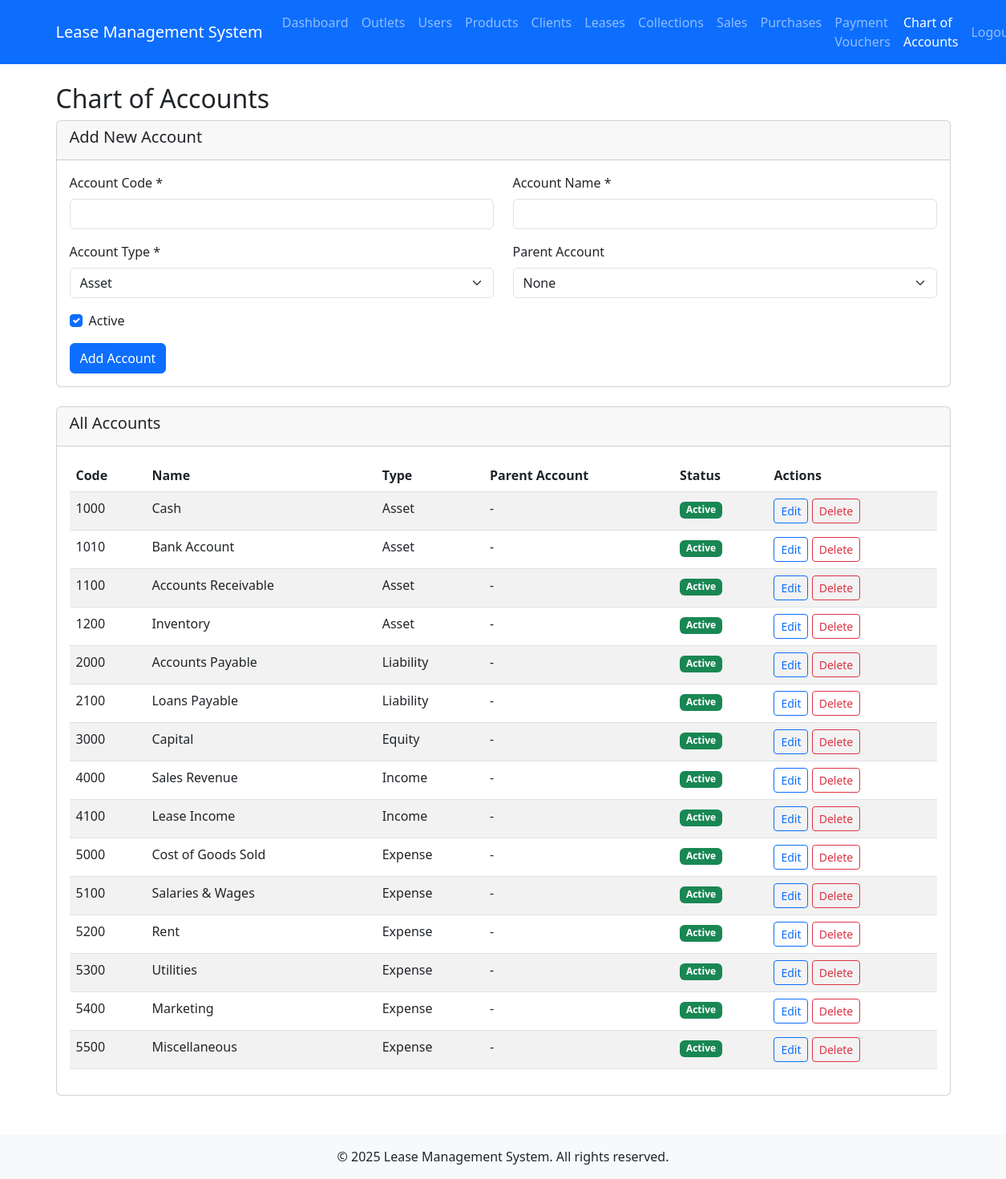
The app's page /chart_of_accounts.php (signed in) with its own data.
### tables this page shows
CREATE TABLE chart_of_accounts (
    id INT AUTO_INCREMENT PRIMARY KEY,
    account_code VARCHAR(20) UNIQUE NOT NULL,
    account_name VARCHAR(100) NOT NULL,
    account_type ENUM('Asset', 'Liability', 'Equity', 'Income', 'Expense') NOT NULL,
    parent_account_id INT NULL,
    is_active BOOLEAN DEFAULT TRUE,
    created_at TIMESTAMP DEFAULT CURRENT_TIMESTAMP,
    updated_at TIMESTAMP DEFAULT CURRENT_TIMESTAMP ON UPDATE CURRENT_TIMESTAMP,
    FOREIGN KEY (parent_account_id) REFERENCES chart_of_accounts(id)
);

### chart_of_accounts.php (the view, shortened to what this page needs)
<?php
$conn = getDBConnection();
$accounts_result = $conn->query("
    SELECT ca.*, parent.account_name as parent_name
    FROM chart_of_accounts ca
    LEFT JOIN chart_of_accounts parent ON ca.parent_account_id = parent.id
    ORDER BY ca.account_code
");
?>
<!DOCTYPE html>
<html lang="en">
<head>
    <link href="https://cdn.jsdelivr.net/npm/bootstrap@5.3.0/dist/css/bootstrap.min.css" rel="stylesheet">
</head>
<body>
    <nav class="navbar navbar-expand-lg navbar-dark bg-primary">
        <div class="container">
            <a class="navbar-brand" href="dashboard.php">Lease Management System</a>
            <div class="collapse navbar-collapse" id="navbarNav">
                <ul class="navbar-nav me-auto">
                    <li class="nav-item">
                        <a class="nav-link" href="dashboard.php">Dashboard</a>
                    </li>
                    <li class="nav-item">
                        <a class="nav-link" href="outlets.php">Outlets</a>
                    </li>
                    <li class="nav-item">
                        <a class="nav-link" href="users.php">Users</a>
                    </li>
                    <li class="nav-item">
                        <a class="nav-link" href="products.php">Products</a>
                    </li>
                    <li class="nav-item">
                        <a class="nav-link" href="clients.php">Clients</a>
                    </li>
                    <li class="nav-item">
                        <a class="nav-link" href="leases.php">Leases</a>
                    </li>
                    <li class="nav-item">
                        <a class="nav-link" href="collections.php">Collections</a>
                    </li>
                    <li class="nav-item">
                        <a class="nav-link" href="sales.php">Sales</a>
                    </li>
                    <li class="nav-item">
                        <a class="nav-link" href="purchases.php">Purchases</a>
                    </li>
                    <li class="nav-item">
                        <a class="nav-link" href="payment_vouchers.php">Payment Vouchers</a>
                    </li>
                    <li class="nav-item">
                        <a class="nav-link active" href="chart_of_accounts.php">Chart of Accounts</a>
                    </li>
                </ul>
                <ul class="navbar-nav">
                    <li class="nav-item">
                        <a class="nav-link" href="logout.php">Logout</a>
                    </li>
                </ul>
            </div>
        </div>
    </nav>
    <div class="container mt-4">
        <div class="row">
            <div class="col-md-12">
                <h2>Chart of Accounts</h2>
                <div class="card mb-4">
                    <div class="card-header">
                        <h5 id="form-title">Add New Account</h5>
                    </div>
                    <div class="card-body">
                        <form method="POST">
                            <div class="row">
                                <div class="col-md-6">
                                    <div class="mb-3">
                                        <label for="account_code" class="form-label">Account Code *</label>
                                        <input type="text" class="form-control" id="account_code" name="account_code" required>
                                    </div>
                                </div>
                                <div class="col-md-6">
                                    <div class="mb-3">
                                        <label for="account_name" class="form-label">Account Name *</label>
                                        <input type="text" class="form-control" id="account_name" name="account_name" required>
                                    </div>
                                </div>
                            </div>
                            <div class="row">
                                <div class="col-md-6">
                                    <div class="mb-3">
                                        <label for="account_type" class="form-label">Account Type *</label>
                                        <select class="form-select" id="account_type" name="account_type" required>
                                            <option value="Asset">Asset</option>
                                        </select>
                                    </div>
                                </div>
                                <div class="col-md-6">
                                    <div class="mb-3">
                                        <label for="parent_account_id" class="form-label">Parent Account</label>
                                        <select class="form-select" id="parent_account_id" name="parent_account_id">
                                            <option value="">None</option>
                                        </select>
                                    </div>
                                </div>
                            </div>
                            <div class="mb-3 form-check">
                                <input type="checkbox" class="form-check-input" id="is_active" name="is_active" checked>
                                <label class="form-check-label" for="is_active">Active</label>
                            </div>
                            <button type="submit" name="add_account" class="btn btn-primary" id="submit-btn">Add Account</button>
                        </form>
                    </div>
                </div>
                <div class="card">
                    <div class="card-header">
                        <h5>All Accounts</h5>
                    </div>
                    <div class="card-body">
                        <div class="table-responsive">
                            <table class="table table-striped">
                                <thead>
                                    <tr>
                                        <th>Code</th>
                                        <th>Name</th>
                                        <th>Type</th>
                                        <th>Parent Account</th>
                                        <th>Status</th>
                                        <th>Actions</th>
                                    </tr>
                                </thead>
                                <tbody>
                                    <?php if ($accounts_result && $accounts_result->num_rows > 0): ?>
                                        <?php while ($account = $accounts_result->fetch_assoc()): ?>
                                            <tr>
                                                <td><?php echo htmlspecialchars($account['account_code']); ?></td>
                                                <td><?php echo htmlspecialchars($account['account_name']); ?></td>
                                                <td><?php echo htmlspecialchars($account['account_type']); ?></td>
                                                <td><?php echo $account['parent_name'] ? htmlspecialchars($account['parent_name']) : '-'; ?></td>
                                                <td>
                                                    <?php if ($account['is_active']): ?>
                                                        <span class="badge bg-success">Active</span>
                                                    <?php else: ?>
                                                        <span class="badge bg-secondary">Inactive</span>
                                                    <?php endif; ?>
                                                </td>
                                                <td>
                                                    <button class="btn btn-sm btn-outline-primary edit-btn"
                                                            data-id="<?php echo $account['id']; ?>"
                                                            data-account_code="<?php echo htmlspecialchars($account['account_code']); ?>"
                                                            data-account_name="<?php echo htmlspecialchars($account['account_name']); ?>"
                                                            data-account_type="<?php echo htmlspecialchars($account['account_type']); ?>"
                                                            data-parent_account_id="<?php echo htmlspecialchars($account['parent_account_id'] ?? ''); ?>"
                                                            data-is_active="<?php echo $account['is_active']; ?>">
                                                        Edit
                                                    </button>
                                                    <button class="btn btn-sm btn-outline-danger delete-btn"
                                                            data-id="<?php echo $account['id']; ?>"
                                                            data-name="<?php echo htmlspecialchars($account['account_name']); ?>">
                                                        Delete
                                                    </button>
                                                </td>
                                            </tr>
                                        <?php endwhile; ?>
                                    <?php else: ?>
                                        <tr>
                                            <td colspan="6" class="text-center">No accounts found.</td>
                                        </tr>
                                    <?php endif; ?>
                                </tbody>
                            </table>
                        </div>
                    </div>
                </div>
            </div>
        </div>
    </div>
    <footer class="bg-light text-center py-3 mt-5">
        <div class="container">
            <p class="mb-0">&copy; 2025 Lease Management System. All rights reserved.</p>
        </div>
    </footer>
</body>
</html>

### records on screen
chart_of_accounts: account_code "1000", account_name "Cash", account_type "Asset", is_active "Active"
chart_of_accounts: account_code "1010", account_name "Bank Account", account_type "Asset", is_active "Active"
chart_of_accounts: account_code "1100", account_name "Accounts Receivable", account_type "Asset", is_active "Active"
chart_of_accounts: account_code "1200", account_name "Inventory", account_type "Asset", is_active "Active"
chart_of_accounts: account_code "2000", account_name "Accounts Payable", account_type "Liability", is_active "Active"
chart_of_accounts: account_code "2100", account_name "Loans Payable", account_type "Liability", is_active "Active"
chart_of_accounts: account_code "3000", account_name "Capital", account_type "Equity", is_active "Active"
chart_of_accounts: account_code "4000", account_name "Sales Revenue", account_type "Income", is_active "Active"
chart_of_accounts: account_code "4100", account_name "Lease Income", account_type "Income", is_active "Active"
chart_of_accounts: account_code "5000", account_name "Cost of Goods Sold", account_type "Expense", is_active "Active"
chart_of_accounts: account_code "5100", account_name "Salaries & Wages", account_type "Expense", is_active "Active"
chart_of_accounts: account_code "5200", account_name "Rent", account_type "Expense", is_active "Active"
chart_of_accounts: account_code "5300", account_name "Utilities", account_type "Expense", is_active "Active"
chart_of_accounts: account_code "5400", account_name "Marketing", account_type "Expense", is_active "Active"
chart_of_accounts: account_code "5500", account_name "Miscellaneous", account_type "Expense", is_active "Active"
